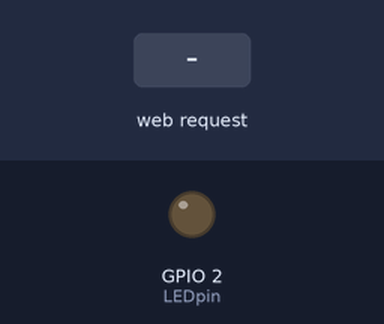
A program run on a simulated ESP32. Shown: output pins drawn as LEDs (lit = HIGH). The test bench sets the inputs (shaded band). WiFi joins after 1.5 s; servers stay silent unless stated; what the program prints to the serial monitor is not drawn.

Above: at 2.7 s.
2.8 s: HTTP request GET /on received
At 3.7 s:
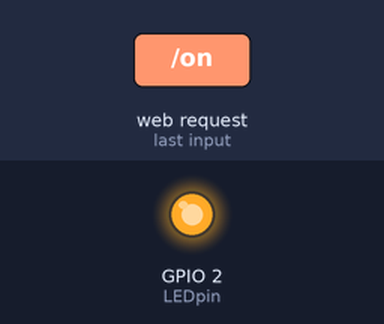
4.3 s: HTTP request GET /off received
At 4.9 s:
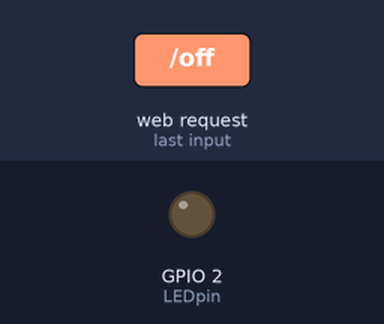
Timing chart, 0 to 7.3 s (numbered marks = the images above; inputs shaded):
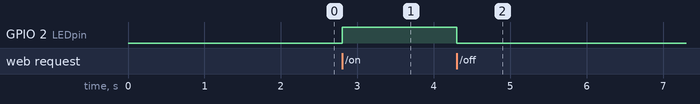

Measured:
- after the input at 2.8 s, GPIO 2 (LEDpin): LOW → HIGH at once
- after the input at 4.3 s, GPIO 2 (LEDpin): HIGH → LOW at once

The program:

main.cpp
```cpp
// TTGO LoRa32-OLED V1

#include <ESPmDNS.h>
#include <Update.h>
#include <WebServer.h>
#include <WiFi.h>
#include <WiFiClient.h>

static constexpr uint8_t OFF = 0;
static constexpr uint8_t ON = 1;
static constexpr uint8_t LEDpin = LED_BUILTIN;

static constexpr const char* HOST = "esp32";
// Rainer (STP)
// const char* SSID = "HierKoennteIhreWerbungStehen_o";
// const char* SSID = "HierKoennteIhreWerbungStehen_d";
// const char* PASSWORD = "...";
// WZ ASUS Z3
// const char* SSID = "AsusZ3";
// const char* PASSWORD = "...";
// WZ Home
static constexpr const char* SSID = "WLAN.Tele2.net";
static constexpr const char* PASSWORD = "...";

// WebUpdate Page (ReFlash)
static constexpr const char* SERVER_INDEX =
    "<script "
    "src='https://ajax.googleapis.com/ajax/libs/jquery/3.2.1/jquery.min.js'></"
    "script>"
    "<form method='POST' action='#' enctype='multipart/form-data' "
    "id='upload_form'>"
    "  <input type='file' name='update'>"
    "  <input type='submit' value='Update'>"
    "</form>"
    "<div id='prg'>progress: 0%</div>"
    "<br><div><a href=\"/\">MyApp</a></div>" // wz
    "<script>"
    "$('form').submit(function(e){"
    "e.preventDefault();"
    "var form = $('#upload_form')[0];"
    "var data = new FormData(form);"
    " $.ajax({"
    "url: '/update',"
    "type: 'POST',"
    "data: data,"
    "contentType: false,"
    "processData:false,"
    "xhr: function() {"
    "var xhr = new window.XMLHttpRequest();"
    "xhr.upload.addEventListener('progress', function(evt) {"
    "if (evt.lengthComputable) {"
    "var per = evt.loaded / evt.total;"
    "$('#prg').html('progress: ' + Math.round(per*100) + '%');"
    "}"
    "}, false);"
    "return xhr;"
    "},"
    "success:function(d, s) {"
    "console.log('success!')"
    "},"
    "error: function (a, b, c) {"
    "}"
    "});"
    "});"
    "</script>";

static WebServer server(80);
static bool LED1status = LOW;

static String sendHTML(uint8_t led1stat)
{
  String ptr = "<!DOCTYPE html> <html>\n"
               "<head><meta name=\"viewport\" content=\"width=device-width, "
               "initial-scale=1.0, "
               "user-scalable=no\">\n"
               "<title>LED Control</title>\n"
               "<style>html { font-family: Helvetica; display: inline-block; margin: "
               "0px auto; "
               "text-align: center;}\n"
               "body{margin-top: 50px;} h1 {color: #444444;margin: 50px auto 30px;} "
               "h3 {color: "
               "#444444;margin-bottom: 50px;}\n"
               ".button "
               "{display:block;width:80px;background-color:#3498db;border:none;color:"
               "white;padding:13px "
               "30px;text-decoration:none;font-size:25px;margin:0px auto "
               "35px;cursor:pointer;border-radius:4px;}\n"
               ".button-on {background-color: #3498db;}\n"
               ".button-on:active {background-color: #2980b9;}\n"
               ".button-off {background-color: #34495e;}\n"
               ".button-off:active {background-color: #2c3e50;}\n"
               "p {font-size: 14px;color: #888;margin-bottom: 10px;}\n"
               "</style>\n"
               "</head>\n"
               "<body>\n"
               "<h1>ESP32 Web Server</h1>\n"
               "<h3>Using Station(STA) Mode</h3>\n";

  if (led1stat)
  {
    ptr += "<p>LED1 Status: ON</p><a class=\"button button-off\" "
           "href=\"/off\">OFF</a>\n";
  }
  else
  {
    ptr += "<p>LED1 Status: OFF</p><a class=\"button button-on\" "
           "href=\"/on\">ON</a>\n";
  }

  ptr += "<br><div><a href=\"/serverIndex\">WebUpdate</a></div>"
         "</body>\n"
         "</html>\n";
  return ptr;
}

static void handleOnConnect()
{
  Serial.print("LED Status: ");
  Serial.println(LED1status ? "ON" : "OFF");
  server.send(200, "text/html", sendHTML(LED1status));
}

static void handleLed1On()
{
  LED1status = HIGH;
  Serial.println("LED Status: ON");
  server.send(200, "text/html", sendHTML(true));
}

static void handleLed1Off()
{
  LED1status = LOW;
  Serial.println("LED Status: OFF");
  server.send(200, "text/html", sendHTML(false));
}

static void handleNotFound()
{
  server.send(404, "text/plain", "Not found");
}

static void setupIO()
{
  pinMode(LEDpin, OUTPUT);
  digitalWrite(LEDpin, OFF);
  LED1status = LOW;
  Serial.begin(115200);
  while (!Serial)
    ;
  Serial.println();
  Serial.println("TTGO LoRa32-OLED V1");
  Serial.println("ESP32 WebApplication with OTAWebUpdater");
}

static void setupNetwork()
{
  Serial.println("Connecting to ");
  Serial.println(SSID);

  // connect to your local wi-fi network
  WiFi.begin(SSID, PASSWORD);
  Serial.println("");

  // check wi-fi is connected to wi-fi network
  while (WiFi.status() != WL_CONNECTED)
  {
    delay(500);
    Serial.print(".");
  }
  Serial.println("");
  Serial.print("Connected to ");
  Serial.println(SSID);
  Serial.print("IP address: ");
  Serial.println(WiFi.localIP());

  /*use mdns for host name resolution*/
  if (!MDNS.begin(HOST))
  { // http://esp32.local
    Serial.println("Error setting up MDNS responder!");
    while (1)
    {
      delay(1000);
    }
  }
  Serial.println("mDNS responder started");
}

static void setupWebServer()
{
  server.on("/", handleOnConnect);
  server.on("/on", handleLed1On);
  server.on("/off", handleLed1Off);
  server.onNotFound(handleNotFound);

  server.on("/serverIndex", HTTP_GET, []() {
    server.sendHeader("Connection", "close");
    server.send(200, "text/html", SERVER_INDEX);
  });
  /*handling uploading firmware file */
  server.on(
      "/update", HTTP_POST,
      []() {
        server.sendHeader("Connection", "close");
        server.send(200, "text/plain", (Update.hasError()) ? "FAIL" : "OK");
        delay(1000);
        ESP.restart();
      },
      []() {
        HTTPUpload& upload = server.upload();
        if (upload.status == UPLOAD_FILE_START)
        {
          Serial.printf("Update: %s\n", upload.filename.c_str());
          if (!Update.begin(UPDATE_SIZE_UNKNOWN))
          { // start with max available size
            Update.printError(Serial);
          }
        }
        else if (upload.status == UPLOAD_FILE_WRITE)
        {
          /* flashing firmware to ESP*/
          if (Update.write(upload.buf, upload.currentSize) != upload.currentSize)
          {
            Update.printError(Serial);
          }
        }
        else if (upload.status == UPLOAD_FILE_END)
        {
          if (Update.end(true))
          { // true to set the size to the current progress
            Serial.printf("Update Success: %u\nRebooting...\n", upload.totalSize);
          }
          else
          {
            Update.printError(Serial);
          }
        }
      });

  server.begin();
  Serial.println("HTTP server started");
}

void setup()
{
  setupIO();
  setupNetwork();
  setupWebServer();
}

void loop()
{
  server.handleClient();
  digitalWrite(LEDpin, LED1status ? HIGH : LOW);
}
```
